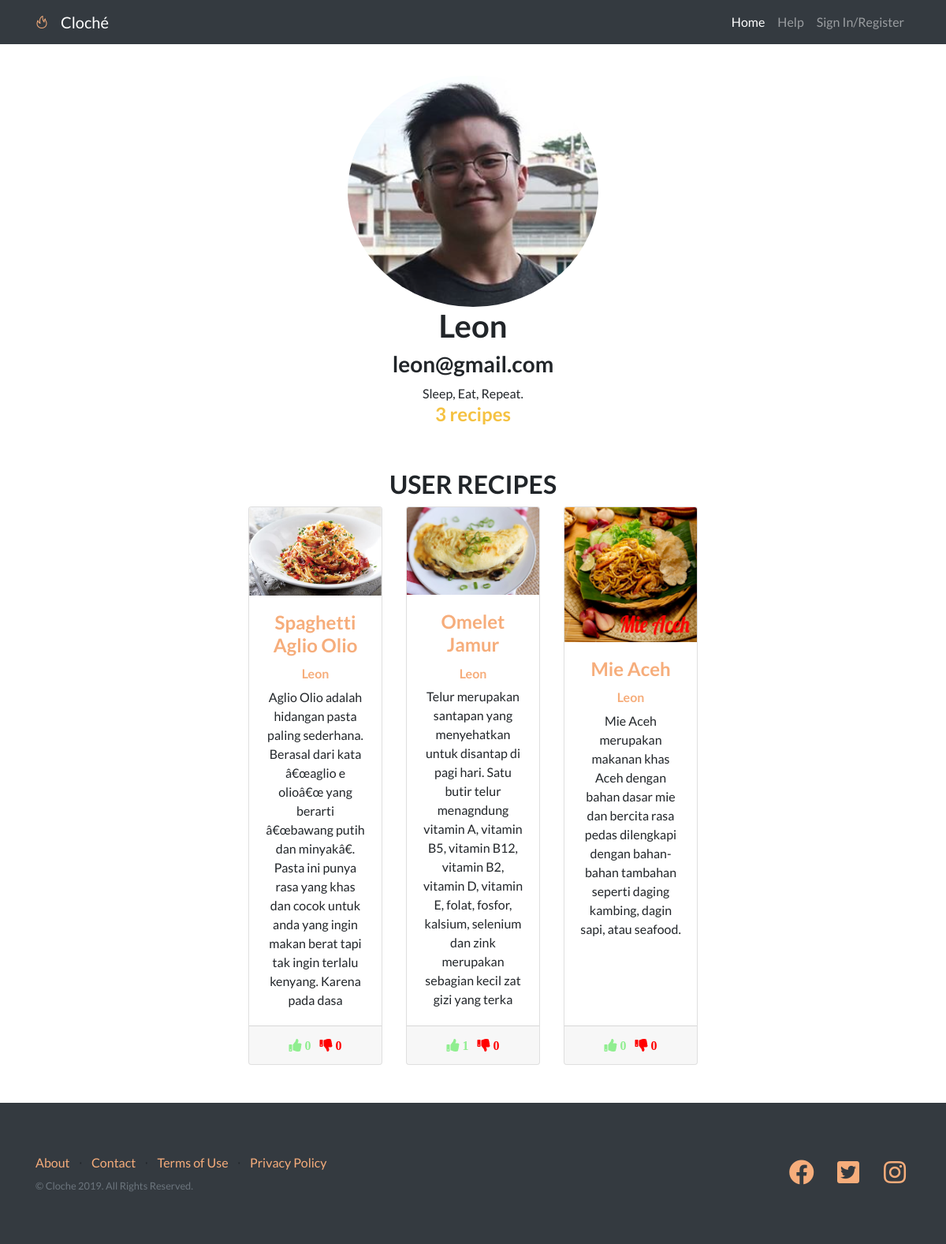
Screenshot of /profile_page.php?profile_name=Leon with the database file from the repository.
### tables this page shows
CREATE TABLE `users` (
  `id` int(11) NOT NULL,
  `username` varchar(255) DEFAULT NULL,
  `email` varchar(255) DEFAULT NULL,
  `description` varchar(1028) DEFAULT NULL,
  `password` varchar(100) DEFAULT NULL,
  `profile_picture` varchar(200) DEFAULT NULL,
  `active` tinyint(1) NOT NULL
);

CREATE TABLE `recipes` (
  `id` int(11) NOT NULL,
  `recipe_name` varchar(255) DEFAULT NULL,
  `creator_name` varchar(255) DEFAULT NULL,
  `description` varchar(255) DEFAULT NULL,
  `ingredients` varchar(1028) DEFAULT NULL,
  `steps` varchar(1028) DEFAULT NULL,
  `recipe_picture` varchar(255) DEFAULT NULL,
  `likes` int(11) NOT NULL DEFAULT '0',
  `dislikes` int(11) NOT NULL DEFAULT '0'
);

### profile_page.php (the view, shortened to what this page needs)
<?php
$db = new dbObj();
$connString =  $db->getConnstring();
$profile_name = $_GET['profile_name'];
$qry = "SELECT username, email, description, profile_picture FROM users WHERE username = '$profile_name'";
$rslt_qry = mysqli_query($connString, $qry) or die("database error:". mysqli_error($connString));
$row = mysqli_fetch_assoc($rslt_qry);
$name_profile = $row['username'];
$email_profile = $row['email'];
$description_profile = $row['description'];
$image_profile = $row['profile_picture'];
?>
<!DOCTYPE html>
<html lang="en">
<head>
  <link href="vendor/bootstrap/css/bootstrap.min.css" rel="stylesheet">
  <link href="vendor/fontawesome-free/css/all.min.css" rel="stylesheet">
  <link href="vendor/simple-line-icons/css/simple-line-icons.css" rel="stylesheet" type="text/css">
  <link href="css/landing-page.min.css" rel="stylesheet">
</head>
<body>
  <nav class="navbar navbar-expand-lg navbar-dark bg-dark fixed-top">
    <div class="container">
      <i class="icon-fire mr-3 text-primary"></i>
      <a class="navbar-brand" href="index.php">Cloché</a>
      <div class="collapse navbar-collapse" id="navbarResponsive">
        <ul class="navbar-nav ml-auto">
          <li class="nav-item active">
            <a class="nav-link" href="index.php">Home
            </a>
          </li>
          <li class="nav-item">
            <a class="nav-link" href="help.php">Help</a>
          </li>
          <?php
            if(isset($_SESSION['user_session'])){
              $username = $_SESSION['user_session'];
              echo "<li class='dropdown'>
                      <a class='nav-link dropdown-toggle' data-toggle='dropdown' href='#'>$username</a>
                      <ul class='dropdown-menu'>
                        <li>
                          <a class='dropdown-item' href='profile_page.php?profile_name=$username'>Profile</a>
                        </li>
                        <li>
                          <a class='dropdown-item' href='logout_response.php'>Logout</a>
                        </li>
                      </ul>
                    </li>";
            }
            else {
              echo "<li>
                      <a class='nav-link' href='login.php'>Sign In/Register</a>
                    </li>";
            }
          ?>
        </ul>
      </div>
    </div>
  </nav>
	<div class="mt-5">
		<div class="container-fluid">
			<div class="row">
				<div class="col-lg-12 mt-5 text-center">
          <?php
            if (isset($image_profile)){
						echo '<img class="rounded-circle" src='.$image_profile.' alt="">';
            }
            else{
						echo "<img class='rounded-circle' src='img/profile_picture_placeholder.png'>";
            }
            echo "<h1>$name_profile</h1>";
            echo "<h3>$email_profile</h3>";
            echo "<card readonly>$description_profile</card>";
					  $sql = "SELECT COUNT(id) as tot_recipe FROM recipes WHERE creator_name = '$name_profile'";
            $res_sql = mysqli_query($connString, $sql) or die("database error:". mysqli_error($connString));
            $data_tot_recipe = mysqli_fetch_assoc($res_sql);
            echo "<h4 style='color:#f5c242'>".$data_tot_recipe['tot_recipe']." recipes</h4>";
             ?>
				</div>
			</div>
        <div class="row">
					<div class="col-3 mt-5 text-center">
					</div>
					<div class="col-6 mt-5 text-center">
						<div class="row">
							<div class="col-12 text-center">
							<h2>USER RECIPES</h2>
							</div>
						</div>
						<div class="row">
						  <?php
							$sql = "SELECT id, recipe_name, creator_name, description, recipe_picture, likes, dislikes, recipe_picture FROM recipes WHERE creator_name='$name_profile'";
							$resultset = mysqli_query($connString, $sql) or die("database error:". mysqli_error($connString));
							while($row = mysqli_fetch_assoc($resultset)){
								$recipes[] = $row;
              }
							if(isset($recipes)){
							  foreach($_SESSION['recipes'] as $recipes){
								$recipe_id = $recipes['id'];
								$recipe_name = $recipes['recipe_name'];
								$creator_name = $recipes['creator_name'];
								$description = $recipes['description'];
								$likes = $recipes['likes'];
								$dislikes = $recipes['dislikes'];
								$picture = $recipes['recipe_picture'];
								echo  '<div class="col-lg-4 col-md-6 mb-5">
                    <div class="card h-100">
										  <a href="recipe_page.php?id='.$recipe_id.'"><img class="card-img-top" src="'.$picture.'" alt="" width="400"></a>
										  <div class="card-body">
                      <h4 class="card-title">
											  <a href="recipe_page.php?id='.$recipe_id.'">'.$recipe_name.'</a>
											</h4>
                      <h6 class="card-text">
											  <a href="profile_page.php?profile_name='.$creator_name.'" >'.$creator_name.'</a>
                      </h6>
                      <p class="card-text">'.$description.'</p>';
                      echo '
										  </div>
                      <div class="card-footer">
											<i class="fa fa-thumbs-up" aria-hidden="true" style="color:lightgreen"> '.$likes.'</i>
                      <i class="fa fa-thumbs-down ml-2" aria-hidden="true" style="color:red"> '.$dislikes.'</i>
										  </div>
										</div>
									  </div>';
							  }
              }
              else {
							  echo '<div class="col-lg-12 col-md-6 text-center mb-5>"
									  <div class="card h-100">
										<h3>This User Not Yet Submitted Any Recipes</h3>
									  </div>
									</div>';
							}
						  ?>
						</div>
					</div>
					<div class="col-3 mt-5 text-center">
					</div>
				</div>
		</div>
	</div>
  <footer class="footer bg-dark">
    <div class="container">
      <div class="row">
        <div class="col-lg-6 h-100 text-center text-lg-left my-auto">
          <ul class="list-inline mb-2">
            <li class="list-inline-item">
              <a href="about.php">About</a>
            </li>
            <li class="list-inline-item">&sdot;</li>
            <li class="list-inline-item">
              <a href="contact.php">Contact</a>
            </li>
            <li class="list-inline-item">&sdot;</li>
            <li class="list-inline-item">
              <a href="terms_of_use.php">Terms of Use</a>
            </li>
            <li class="list-inline-item">&sdot;</li>
            <li class="list-inline-item">
              <a href="privacy_policy.php">Privacy Policy</a>
            </li>
          </ul>
          <p class="text-muted small mb-4 mb-lg-0">&copy; Cloche 2019. All Rights Reserved.</p>
        </div>
        <div class="col-lg-6 h-100 text-center text-lg-right my-auto">
          <ul class="list-inline mb-0">
            <li class="list-inline-item mr-3">
              <a href="http://www.facebook.com">
                <i class="fab fa-facebook fa-2x fa-fw"></i>
              </a>
            </li>
            <li class="list-inline-item mr-3">
              <a href="http://www.twitter.com">
                <i class="fab fa-twitter-square fa-2x fa-fw"></i>
              </a>
            </li>
            <li class="list-inline-item">
              <a href="http://www.instagram.com">
                <i class="fab fa-instagram fa-2x fa-fw"></i>
              </a>
            </li>
          </ul>
        </div>
      </div>
    </div>
  </footer>
</body>
</html>

### rows the page displays
users: profile_picture (picture), username "Leon", email "leon@gmail.com", description "Sleep, Eat, Repeat."
recipes: recipe_picture (picture), recipe_name "Spaghetti Aglio Olio", creator_name "Leon", description "Aglio Olio adalah hidangan pasta paling sederhana. Berasal dari kata â€œaglio e olioâ€œ yang berarti â€œbawang putih dan minyakâ€. Pasta ini punya rasa yang khas dan cocok untuk anda yang ingin makan berat tapi tak ingin terlalu kenyang. Karena pada dasa", likes "0", dislikes "0"
recipes: recipe_picture (picture), recipe_name "Omelet Jamur", creator_name "Leon", description "Telur merupakan santapan yang menyehatkan untuk disantap di pagi hari. Satu butir telur menagndung vitamin A, vitamin B5, vitamin B12, vitamin B2, vitamin D, vitamin E, folat, fosfor, kalsium, selenium dan zink merupakan sebagian kecil zat gizi yang terka", likes "1", dislikes "0"
recipes: recipe_picture (picture), recipe_name "Mie Aceh", creator_name "Leon", description "Mie Aceh merupakan makanan khas Aceh dengan bahan dasar mie dan bercita rasa pedas dilengkapi dengan bahan-bahan tambahan seperti daging kambing, dagin sapi, atau seafood.", likes "0", dislikes "0"

### other values shown
$data_tot_recipe['tot_recipe'] "3"
